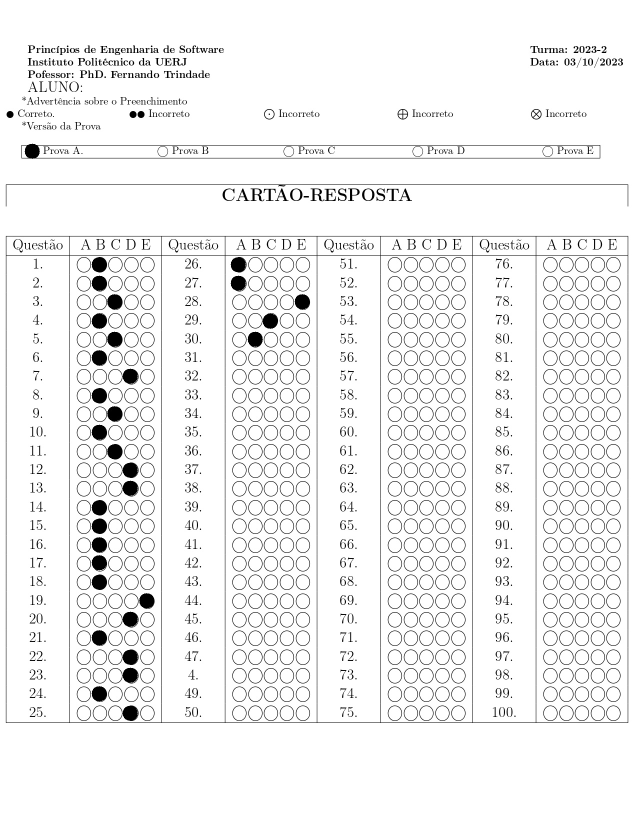
#> input picture Leitor/gabarito-usuario/GabaritoA.jpg, 1275 x 1650 px (shown at 1/2 size)
$ python -i main.py   (imports and definitions only)
#> lines starting #> are read from the running program, lines starting #| are printed output that depends on the picture; after the words box and inside, x2 and y2 are one past the last pixel; in counts of white or black regions, pixels touching at a corner belong together
import cv2
import os # manipular diretórios
import numpy as np
import openpyxl # criar/manipular Excel
import matplotlib.pyplot as plt

# encontra a posição dos três retângulos principais na imagem
def contornosPrincipais(imagem):
    frame = imagem.copy()
    frame_cinza = cv2.cvtColor(frame, cv2.COLOR_BGR2GRAY)
    imagem_limiarizada = cv2.threshold(frame_cinza, 200, 255, cv2.THRESH_BINARY_INV)[1]
    contornos, hierarquia = cv2.findContours(imagem_limiarizada, cv2.RETR_EXTERNAL, cv2.CHAIN_APPROX_SIMPLE)

    areas = []

    for contorno in contornos:
        (x, y, w, h) = cv2.boundingRect(contorno)

        area = int(w) * int(h)

        if area > 10000:
            cv2.rectangle(frame, (x, y), (x + w, y + h), (0, 255, 0), 2)
            areas.append((area, x, y, w, h))

    # plt.imshow(cv2.cvtColor(frame, cv2.COLOR_BGR2RGB))
    # plt.title("contorno principal")
    # plt.show()

    return sorted(areas)

# Verifica se a prova está alinhada, senão é ajustada
# [55 lines left out: functions ajustaProva, versaoProva, not called in this run]

# Encontra as opções selecionadas e as opções desmarcadas
def encontraContornos(imagem):
    # Processamento de imagem para melhor identificação dos contornos
    imagem_escalaCinza = cv2.cvtColor(imagem, cv2.COLOR_BGR2GRAY)
    imagem_suavizada = cv2.GaussianBlur(imagem_escalaCinza, (7, 7), 0)
    imagem_limiarizada_marcados = cv2.threshold(imagem_suavizada, 100, 255, cv2.THRESH_BINARY_INV)[1]
    imagem_limiarizada_geral = cv2.threshold(imagem_escalaCinza, 230, 255, cv2.THRESH_BINARY_INV)[1]

    # Identifica somente o contorno das opções multipla-escolha marcadas
    contornosMarcados, hierarquiaMarcados = cv2.findContours(imagem_limiarizada_marcados, cv2.RETR_TREE, cv2.CHAIN_APPROX_SIMPLE)
    # Identifica todos os contornos das opções multipla-escolha
    contornosGeral, hierarquiaGeral = cv2.findContours(imagem_limiarizada_geral, cv2.RETR_TREE, cv2.CHAIN_APPROX_SIMPLE)

    # Contém somente os contornos das opções multipla-escolha marcadas
    listaMarcados = []
    # Contém somente os contornos das opções multipla-escolha
    listaGeral = []

    # Aproxima os contornos de opções marcadas para contornos circulares
    for contorno in contornosMarcados:
        (x_axis,y_axis), raio = cv2.minEnclosingCircle(contorno)

        centro = (int(x_axis),int(y_axis))
        raio = int(raio)

        area = 3.14 * (raio * raio)
        if area > 200:
            listaMarcados.append(centro)

    # Aproxima todos contornos de opções para contornos circulares
    for contorno in contornosGeral:
        (x_axis,y_axis), raio = cv2.minEnclosingCircle(contorno)

        centro = (int(x_axis),int(y_axis))
        raio = int(raio)

        area = 3.14 * (raio * raio)
        if area > 500 and area < 900:
            listaGeral.append(centro)

    '''
    Daqui para baixo são apenas códigos destinados a realizar uma 'limpeza'
    e filtragem nos contornos, de modo a ficar apenas aqueles que correspondem
    às opções (selecionadas ou não).
    '''

    # Acrescenta à lista de contornos gerais as opções marcadas
    listaGeral += listaMarcados

    # Ordena os contornos gerais pela altura
    listaGeral = sorted(listaGeral, key=lambda x: x[1])

    # Agrupa os elementos de mesma altura
    alturaMax = listaGeral[0][1]
    listaGeralAgrupada = []
    vetorAux = []
    for i in listaGeral:
        # Somente elementos com altura de até 3 pixels de diferença
        if abs(i[1] - alturaMax) > 3:
            listaGeralAgrupada.append(vetorAux)
            vetorAux = []
        vetorAux.append(i)
        alturaMax = i[1]
    listaGeralAgrupada.append(vetorAux)

    # Ordena a matriz pelo comprimento
    for i in listaGeralAgrupada: i.sort()

    # Mantém na matriz somente elementos com tamanho maior que 5
    listaGeral = [sorted(i) for i in listaGeralAgrupada if len(i) >= 5]

    # Limpa a matriz de elementos iguais ou muito parecidos
    matrizLimpa = []
    for i in listaGeral:
        if i:
            vetorAux = []
            aux = i[0][0]
            vetorAux.append(i[0])
            for j in i:
                if (j not in vetorAux):
                    if abs(aux - j[0]) > 15:
                        vetorAux.append(j)
                        aux = j[0]
            matrizLimpa.append(vetorAux)

    listaGeral = matrizLimpa

    # Agrupa os elementos de mesmo comprimento
    comprimentoMax = listaGeral[0][0][0]
    listaGeralAgrupada = []
    vetorAux = []
    for i in listaGeral:
        for j in i:
            # Somente elementos com comprimento de até 3 pixels de diferença
            if abs(j[0] - comprimentoMax) > 40:
                listaGeralAgrupada.append(vetorAux)
                vetorAux = []
            vetorAux.append(j)
            comprimentoMax = j[0]
    listaGeralAgrupada.append(vetorAux)

    # Mantém na matriz somente elementos com tamanho igual a 5
    listaGeral = [sorted(i) for i in listaGeralAgrupada if len(i) >= 5]

    # Ordena por comprimento
    listaGeral = sorted(listaGeral)

    # Agrupa a cada 25 elementos (1-25, 26-50, 51-75, 76-100)
    matriz = []
    aux = []
    i = 1
    for j in listaGeral:
        aux.append(j)
        if i == 25:
            matriz.append(aux)
            aux = []
            i = 0
        i += 1

    listaGeral = matriz

    # Ordena pela altura
    matriz = []
    for i in listaGeral:
        matriz.append(sorted(i, key=lambda x: x[0][1]))

    listaGeral = matriz

    # Retira o agrupamento por 25 (1-25, 26-50, 51-75, 76-100)
    matriz = []
    for i in listaGeral:
        for j in i:
            matriz.append(j)

    listaGeral = matriz

    # [6 lines of commented-out code are left out]

    return listaGeral, listaMarcados

# Retorna uma matriz contendo as opções multipla-escolha selecionadas
def processarFrame(imagem):
    # Cria um vetor que guardará a opção selecionada para cada questão
    escolhas = np.zeros((100, 5))
    # Índice = número da questão
    indice = 0

    # Somente a parte de interesse é analisada
    mainContorno = contornosPrincipais(imagem)[-1]
    frame = imagem[mainContorno[2] - 20:mainContorno[2] + mainContorno[4] + 20]
    #frame = imagem[int(imagem.shape[0]*0.25):imagem.shape[0], :,:].copy()

    # Lista de contende a posição das opções selecionadas e as opções desmarcadas
    listaGeral, listaMarcados = encontraContornos(frame)

    # Identifica a opção marcada
    for i in listaGeral:
        for j in range(len(i)):
            for k in listaMarcados:
                diff = (abs(i[j][0] - k[0]), abs(i[j][1] - k[1]))
                if  diff[0] < 10 and diff[1] < 10:
                    escolhas[indice][j] = 1

        indice += 1

    contadorBranco = []

#   Mostra a matriz com as opções escolhidas
    for i in range(1, 31):
        if not any(escolhas[i - 1]):
            # print(f"{i}:Branco!")
            contadorBranco.append(i)
        # print(f"{i}: {escolhas[i - 1]}")


    return [escolhas[0:30][:], contadorBranco] # nessa prova o aluno só escolhe até 30

# Permite o usuário criar o próprio gabarito
# [115 lines left out: function gabaritoUsuario, not called in this run]

# Cria um novo arquivo Excel
workbook = openpyxl.Workbook()
# Seleciona a planilha ativa
sheet = workbook.active

# Caminho no diretório contendo os arquivos
pathProvas = (os.path.abspath("C:")) + "\\Leitor"

# Limpa a pasta que contém os gabaritos do usuário
# [81 lines not run here, left out]

>>> import cv2
>>> picture = cv2.imread('Leitor/gabarito-usuario/GabaritoA.jpg')
#> picture is the input picture: shape (1650, 1275, 3); min 0, max 255, mean 240.8
>>> result = processarFrame(picture)
#> in contornosPrincipais, `imagem_limiarizada = cv2.threshold(frame_cinza, 200, 255, cv2.THRESH_B..`:
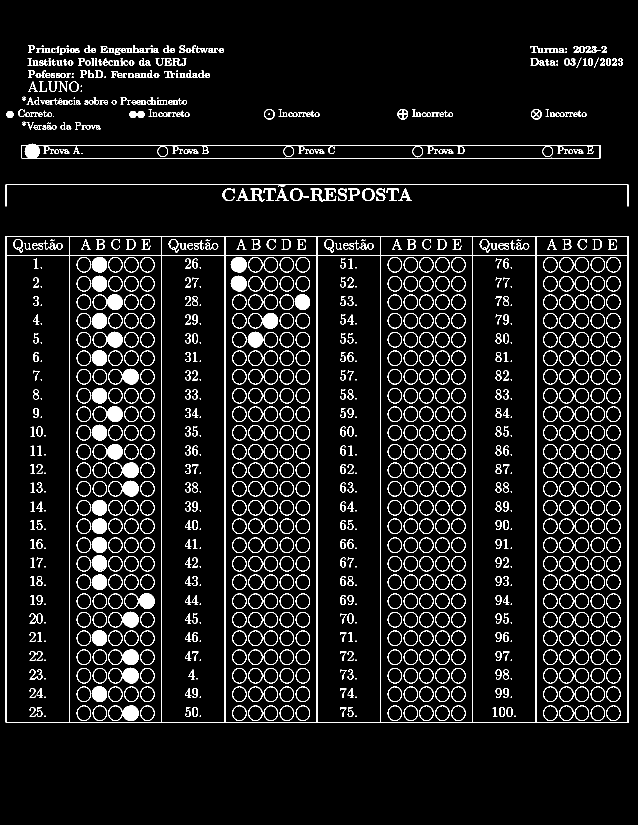
#> imagem_limiarizada: shape (1650, 1275) (shown at 1/2 size); 7.5% white; 1083 white regions (129 under 20 px)
#> in contornosPrincipais, `contornos, hierarquia = cv2.findContours(imagem_limiarizada, cv2.RETR_..`: contornos = 223 contours, 46 with area under 20; largest, box (x1, y1, x2, y2) and area: (11, 472, 1257, 1446) 1211384, (43, 287, 1201, 318) 30110, (11, 368, 1257, 413) 1365, (621, 377, 673, 403) 480, (724, 377, 749, 402) 480
#> the loop in contornosPrincipais, `for contorno in contornos:` made 223 passes
#> (x, y, w, h, area) on passes 1, 3, 4: (11, 472, 1246, 974, 1213604), (797, 377, 27, 25, 675), (773, 377, 25, 25, 625)
#> after the loop in contornosPrincipais, `for contorno in contornos:`:
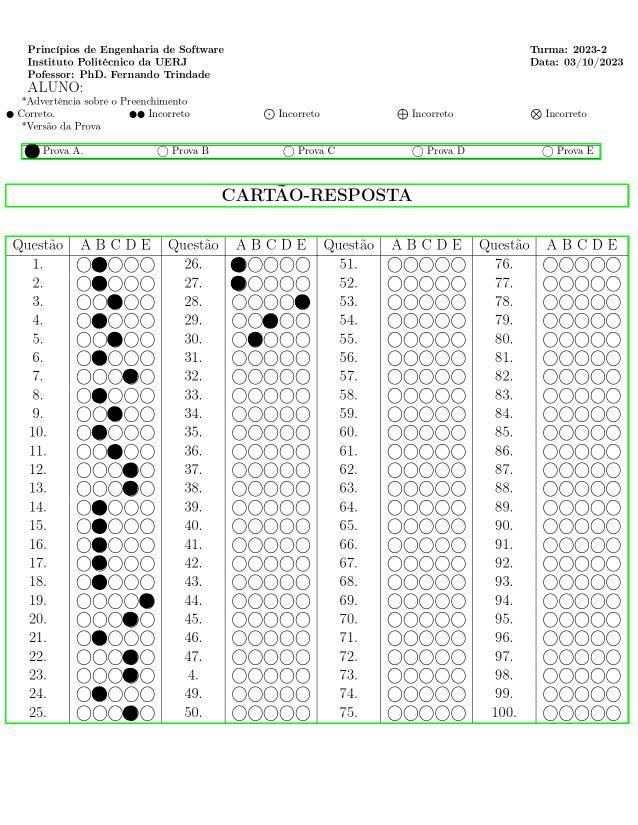
#> frame: shape (1650, 1275, 3) (shown at 1/2 size); 1.34% of pixels changed, all inside (x1, y1, x2, y2) = (10, 286, 1259, 1448)
#> after the loop in contornosPrincipais, `for contorno in contornos:`: areas = [(1213604, 11, 472, 1246, 974), (56070, 11, 368, 1246, 45), (35898, 43, 287, 1158, 31)]
#> in processarFrame, `mainContorno = contornosPrincipais(imagem)[-1]`: mainContorno = (1213604, 11, 472, 1246, 974)
#> in processarFrame, `frame = imagem[mainContorno[2] - 20:mainContorno[2] + mainContorno[4] ..`:
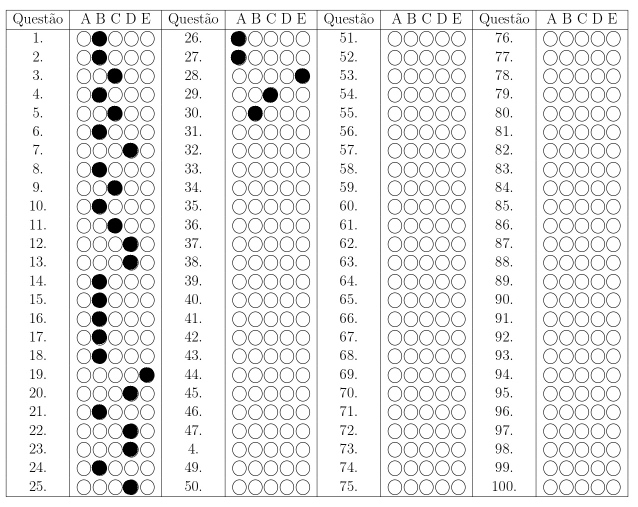
#> frame: shape (1014, 1275, 3) (shown at 1/2 size); min 0, max 255, mean 235.4
#> in encontraContornos, `imagem_suavizada = cv2.GaussianBlur(imagem_escalaCinza, (7, 7), 0)`:
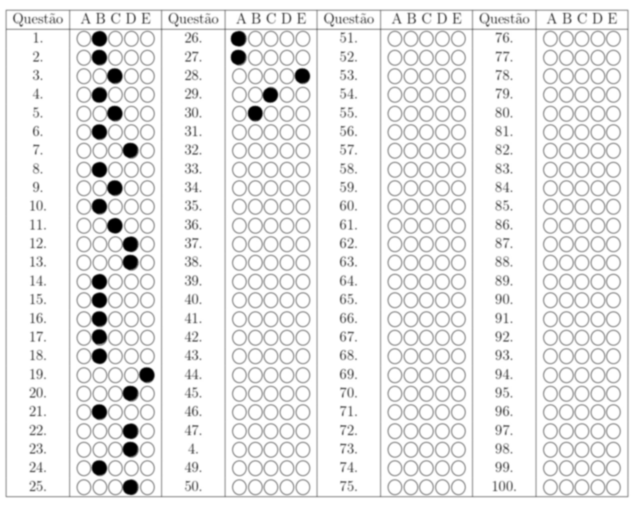
#> imagem_suavizada: shape (1014, 1275) (shown at 1/2 size); min 0, max 255, mean 235.4
#> in encontraContornos, `imagem_limiarizada_marcados = cv2.threshold(imagem_suavizada, 100, 255..`:
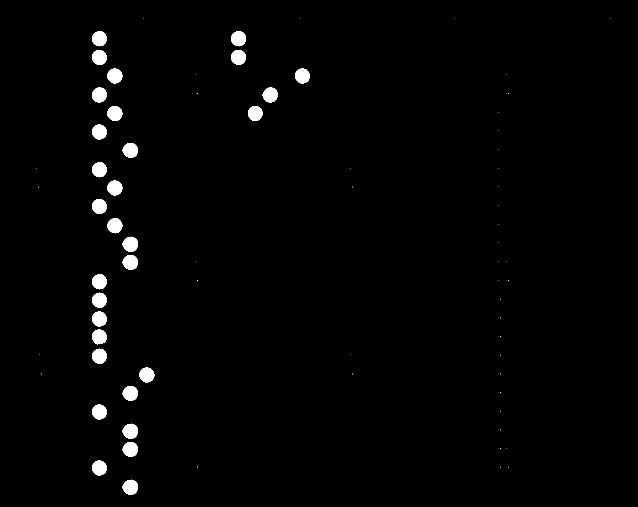
#> imagem_limiarizada_marcados: shape (1014, 1275) (shown at 1/2 size); 1.6% white; 73 white regions (43 under 20 px), largest, box (x1, y1, x2, y2) and area: (245, 847, 276, 878) 721, (245, 959, 276, 990) 721, (245, 473, 276, 504) 720
#> in encontraContornos, `imagem_limiarizada_geral = cv2.threshold(imagem_escalaCinza, 230, 255,..`:
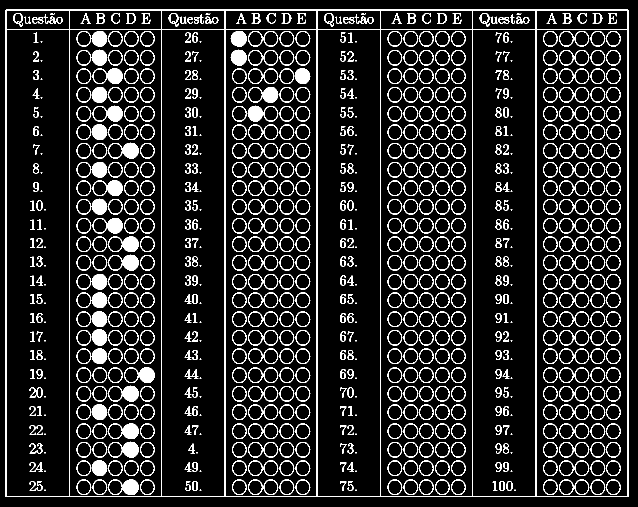
#> imagem_limiarizada_geral: shape (1014, 1275) (shown at 1/2 size); 11.5% white in thin lines or dots
#> in encontraContornos, `contornosMarcados, hierarquiaMarcados = cv2.findContours(imagem_limiar..`: contornosMarcados = 73 contours, 43 with area under 20; largest, box (x1, y1, x2, y2) and area: (245, 959, 276, 990) 678, (245, 847, 276, 878) 678, (245, 473, 276, 504) 677, (245, 884, 276, 914) 672, (245, 772, 276, 802) 672
#> in encontraContornos, `contornosGeral, hierarquiaGeral = cv2.findContours(imagem_limiarizada_..`: contornosGeral = 1501 contours, 161 with area under 20; largest, box (x1, y1, x2, y2) and area: (11, 19, 1257, 994) 1212629, (139, 58, 323, 994) 171096, (450, 58, 634, 994) 171094, (761, 58, 945, 994) 171089, (1072, 58, 1256, 994) 171088
#> the loop in encontraContornos, `for contorno in contornosMarcados:` made 73 passes
#> (x_axis, y_axis, raio, centro, area) on passes 1, 5, 8, 10, 12, 14, 18, 22, 24, 26, 28, 32: (260.3, 973.9, 15, (260, 973), 706.5), (198.3, 935.5, 15, (198, 935), 706.5), (260.2, 898.2, 15, (260, 898), 706.5), (260.3, 861.9, 15, (260, 861), 706.5), (198.3, 823.5, 15, (198, 823), 706.5), (260.2, 786.2, 15, (260, 786), 706.5), (293.3, 749.5, 15, (293, 749), 706.5), (198.5, 712, 15, (198, 712), 706.5), (198.3, 673.6, 15, (198, 673), 706.5), (198.3, 637.5, 15, (198, 637), 706.5), (198.5, 600, 15, (198, 600), 706.5), (198.5, 563, 15, (198, 563), 706.5)
#> (x_axis, y_axis, raio, area) on passes 61, 64, 65, 66, 67, 68: (198.4, 189.4, 15, 706.5), (604.3, 151.5, 15, 706.5), (229, 151.8, 15, 706.5), (476.6, 114.3, 15, 706.5), (198.3, 114.5, 15, 706.5), (476.8, 76.97, 15, 706.5)
#> after the loop in encontraContornos, `for contorno in contornosMarcados:`: listaMarcados = 30 pairs, first value 198 to 604, second value 76 to 973
#> the loop in encontraContornos, `for i in listaGeral:` made 953 passes
#> i on passes 1 to 3: (970, 39), (659, 39), (348, 39)
#> the loop in encontraContornos, `for i in listaGeralAgrupada: i.sort()` made 26 passes
#> the loop in encontraContornos, `for i in listaGeral:` made 25 passes
#> the loop in encontraContornos, `for j in listaGeral:` made 100 passes
#> j on passes 1 to 11: [(167, 77), (198, 77), (230, 77), (262, 77), (294, 77)], [(167, 115), (198, 114), (230, 115), (262, 115), (294, 115)], [(167, 152), (199, 152), (229, 151), (262, 152), (294, 152)], [(167, 189), (198, 189), (230, 189), (262, 189), (294, 189)], [(167, 227), (199, 227), (229, 226), (262, 227), (294, 227)], [(167, 264), (198, 263), (230, 264), (262, 264), (294, 264)], [(167, 301), (199, 301), (230, 301), (260, 300), (294, 301)], [(167, 339), (198, 339), (230, 339), (262, 339), (294, 339)], [(167, 376), (199, 376), (229, 375), (262, 376), (294, 376)], [(167, 413), (198, 412), (230, 413), (262, 413), (294, 413)], [(167, 451), (199, 451), (229, 451), (262, 451), (294, 451)]
#> the loop in encontraContornos, `for i in listaGeral:` made 4 passes
#> the loop in processarFrame, `for i in listaGeral:` made 100 passes
